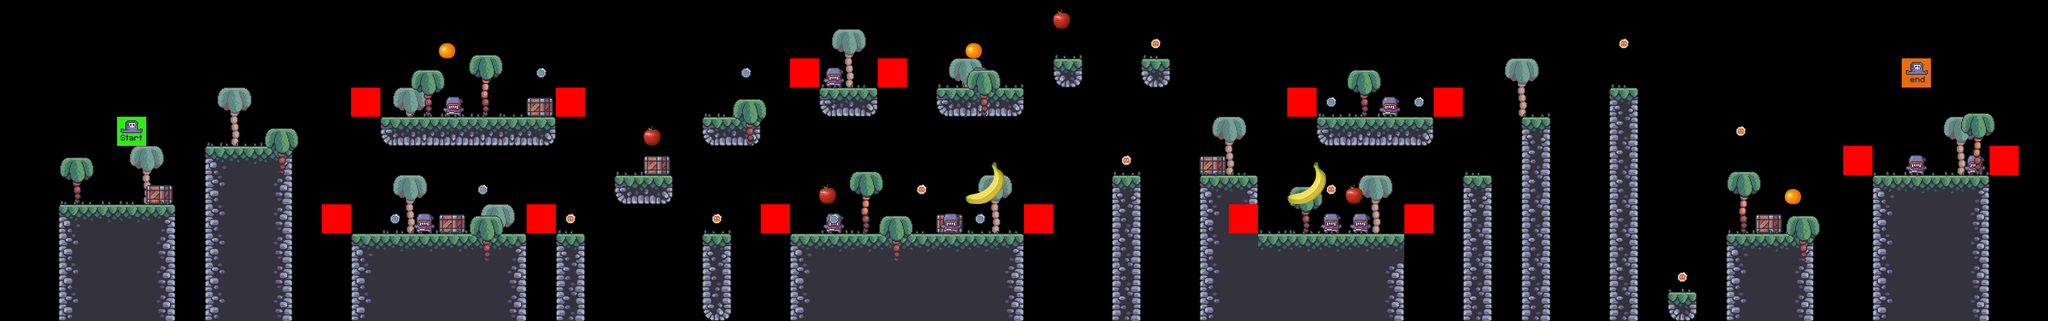

The image is a tile-based game level rendered from a .tmx file. Its description and source (layers, tilesets, objects; grid data summarised) follow:
An orthogonal 70x11 tile map with 64x64 px tiles, 10 tile layers (bg_palm, terrain, crate, grass, ...), 8 tilesets.

<map version="1.10" tiledversion="1.10.1" orientation="orthogonal" renderorder="right-down" width="70" height="11" tilewidth="64" tileheight="64" infinite="0" nextlayerid="11" nextobjectid="1">
 <editorsettings>
  <export target="../4/level_4.csv" format="csv" />
 </editorsettings>
 <tileset firstgid="1" source="../tilesets/terrain_tiles.tsx" />
 <tileset firstgid="17" source="../tilesets/crates.tsx" />
 <tileset firstgid="18" source="../tilesets/palms.tsx" />
 <tileset firstgid="21" source="../tilesets/coin_tiles.tsx" />
 <tileset firstgid="23" source="../tilesets/enemy_tiles.tsx" />
 <tileset firstgid="25" source="../tilesets/food.tsx" />
 <tileset firstgid="28" source="../tilesets/grass_tiles.tsx" />
 <tileset firstgid="33" source="../tilesets/player_tiles.tsx" />
 <layer id="4" name="bg_palm" width="70" height="11">
  <data>[770 cells, 12 non-empty, 1 distinct tile ids]</data>
 </layer>
 <layer id="1" name="terrain" width="70" height="11">
  <data>[770 cells, 183 non-empty, 13 distinct tile ids]</data>
 </layer>
 <layer id="2" name="crate" width="70" height="11">
  <data>[770 cells, 7 non-empty, 1 distinct tile ids]</data>
 </layer>
 <layer id="9" name="grass" width="70" height="11">
  <data>[770 cells, 52 non-empty, 5 distinct tile ids]</data>
 </layer>
 <layer id="7" name="enemies" width="70" height="11">
  <data>[770 cells, 11 non-empty, 1 distinct tile ids]</data>
 </layer>
 <layer id="8" name="constrains" width="70" height="11">
  <data>[770 cells, 14 non-empty, 1 distinct tile ids]</data>
 </layer>
 <layer id="3" name="fg_palm" width="70" height="11">
  <data>[770 cells, 14 non-empty, 2 distinct tile ids]</data>
 </layer>
 <layer id="5" name="coins" width="70" height="11">
  <data>[770 cells, 17 non-empty, 2 distinct tile ids]</data>
 </layer>
 <layer id="6" name="food" width="70" height="11">
  <data>[770 cells, 9 non-empty, 3 distinct tile ids]</data>
 </layer>
 <layer id="10" name="player" width="70" height="11">
  <data>[770 cells, 2 non-empty, 2 distinct tile ids]</data>
 </layer>
</map>
